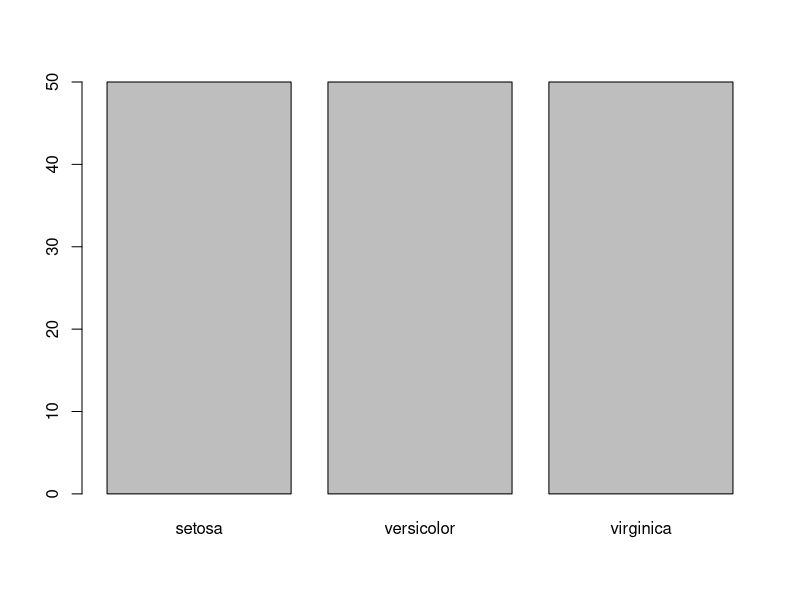
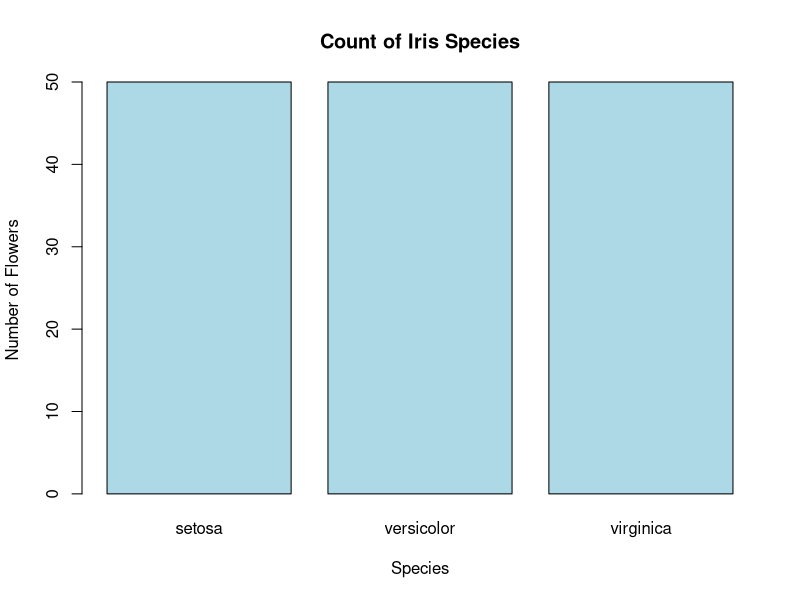
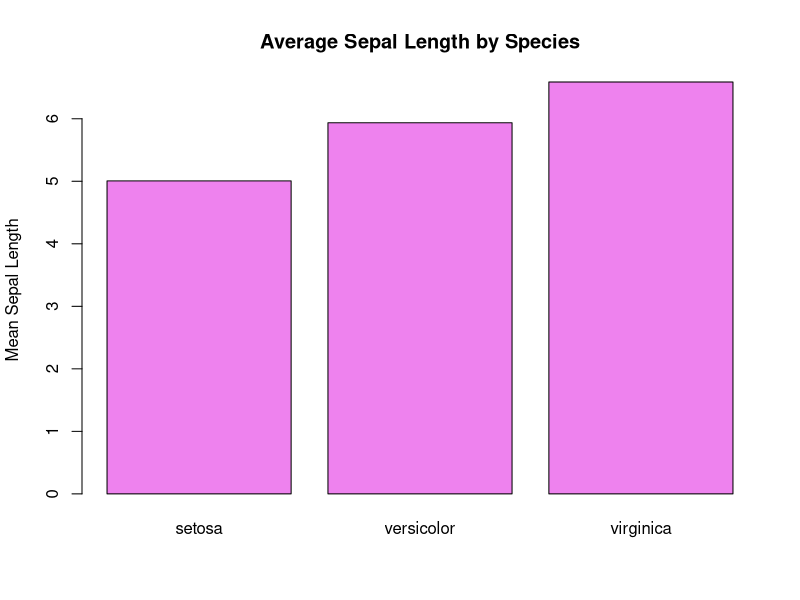
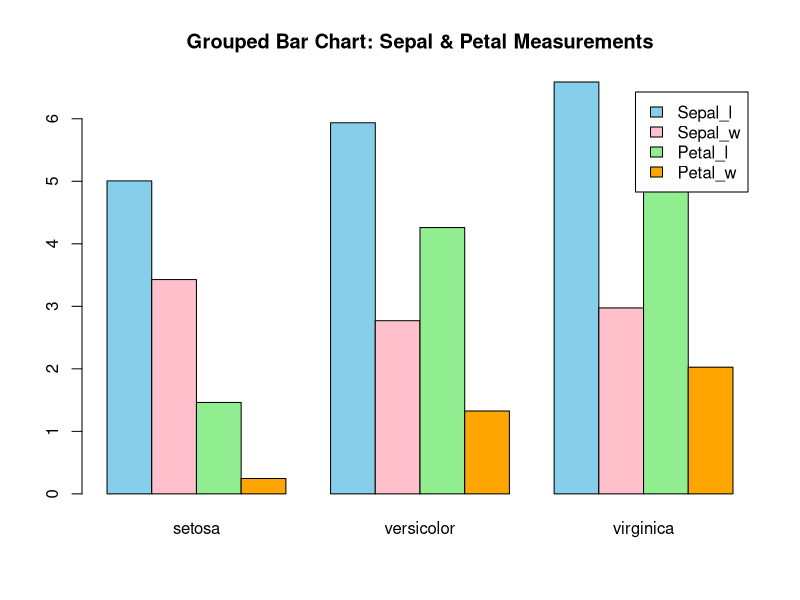
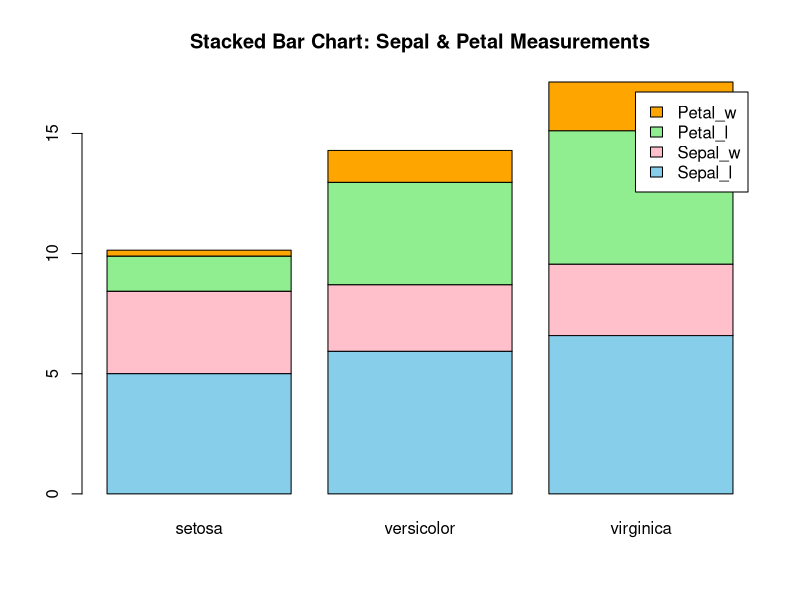

Write the R code that produced these figures, in order.
# Inspect data
head(iris)
str(iris)
View(iris)
class(iris)

# Basic Bar Chart
barplot(table(iris$Species))

# Labelled bar chart
barplot(
  table(iris$Species),
  main = "Count of Iris Species",
  xlab = "Species",
  ylab = "Number of Flowers",
  col = "lightblue"
)

# Mean sepal length per species
mean_sepal <- tapply(iris$Sepal.Length, iris$Species, mean)
mean_sepal

barplot(
  mean_sepal,
  col = "violet",
  main = "Average Sepal Length by Species",
  ylab = "Mean Sepal Length"
)

# Grouped data (4 variables)
group_means <- rbind(
  Sepal_l = tapply(iris$Sepal.Length, iris$Species, mean),
  Sepal_w = tapply(iris$Sepal.Width, iris$Species, mean),
  Petal_l = tapply(iris$Petal.Length, iris$Species, mean),
  Petal_w = tapply(iris$Petal.Width, iris$Species, mean)
)

group_means

# Grouped (clustered) bar chart
barplot(
  group_means,
  beside = TRUE,
  col = c("skyblue","pink","lightgreen","orange"),
  legend.text = TRUE,
  main = "Grouped Bar Chart: Sepal & Petal Measurements"
)

# Stacked bar chart
barplot(
  group_means,
  beside = FALSE,
  col = c("skyblue","pink","lightgreen","orange"),
  legend.text = TRUE,
  main = "Stacked Bar Chart: Sepal & Petal Measurements"
)
